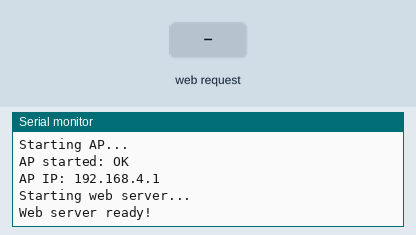
This program was run on a simulated ESP32-C3. Shown: the last lines printed to the serial monitor. The inputs (shaded band) are chosen by the test bench. A WiFi scan finds three made-up networks.

Above: at 3.7 s.
3.8 s: HTTP request GET /scan received
At 5.3 s:
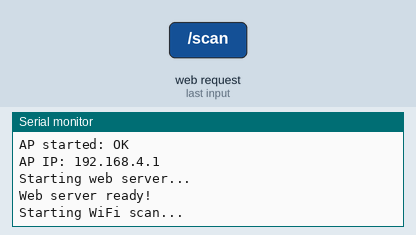
At 6.8 s:
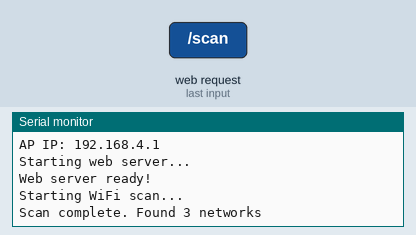

The program:

main.cpp
```cpp
#include <Arduino.h>
#include <WiFi.h>
#include <WebServer.h>

WebServer server(80);

const char index_html[] PROGMEM = R"rawliteral(
<!DOCTYPE html>
<html>
<head>
  <title>ESP32 WiFi Scanner</title>
  <meta charset="utf-8">
  <meta name="viewport" content="width=device-width, initial-scale=1">
  <style>
    body { font-family: Arial, sans-serif; max-width: 800px; margin: 0 auto; padding: 20px; background-color: #f5f5f5; }
    h1 { text-align: center; color: #333; }
    .button-container { text-align: center; margin: 20px 0; }
    button { background-color: #4CAF50; border: none; color: white; padding: 15px 32px; text-align: center; text-decoration: none; display: inline-block; font-size: 16px; cursor: pointer; border-radius: 4px; }
    button:hover { background-color: #45a049; }
    button:disabled { background-color: #cccccc; cursor: not-allowed; }
    table { width: 100%; border-collapse: collapse; margin-top: 20px; background-color: white; }
    th, td { padding: 12px; text-align: left; border-bottom: 1px solid #ddd; }
    th { background-color: #4CAF50; color: white; }
    tr:hover { background-color: #f5f5f5; }
    .status { text-align: center; margin: 10px 0; padding: 10px; border-radius: 4px; }
    .status.scanning { background-color: #fff3cd; color: #856404; }
    .status.done { background-color: #d4edda; color: #155724; }
  </style>
</head>
<body>
  <h1>ESP32 WiFi Scanner</h1>
  <div class="button-container">
    <button id="scanBtn" onclick="startScan()">Scan WiFi Networks</button>
  </div>
  <div id="status" class="status" style="display: none;"></div>
  <table id="resultsTable" style="display: none;">
    <thead>
      <tr>
        <th>SSID</th>
        <th>Signal (dBm)</th>
        <th>Encryption</th>
        <th>Channel</th>
      </tr>
    </thead>
    <tbody id="resultsBody"></tbody>
  </table>
  <script>
    function startScan() {
      var btn = document.getElementById('scanBtn');
      var status = document.getElementById('status');
      var table = document.getElementById('resultsTable');
      var tbody = document.getElementById('resultsBody');
      btn.disabled = true;
      btn.textContent = 'Scanning...';
      status.style.display = 'block';
      status.className = 'status scanning';
      status.textContent = 'Scanning for WiFi networks...';
      table.style.display = 'none';
      tbody.innerHTML = '';
      fetch('/scan')
        .then(response => response.json())
        .then(data => {
          status.className = 'status done';
          status.textContent = 'Found ' + data.networks.length + ' networks';
          if (data.networks.length > 0) {
            var html = '';
            data.networks.forEach(function(network) {
              html += '<tr>';
              html += '<td>' + network.ssid + '</td>';
              html += '<td>' + network.rssi + '</td>';
              html += '<td>' + network.encryption + '</td>';
              html += '<td>' + network.channel + '</td>';
              html += '</tr>';
            });
            tbody.innerHTML = html;
            table.style.display = 'table';
          }
          btn.disabled = false;
          btn.textContent = 'Scan WiFi Networks';
        })
        .catch(function(error) {
          status.textContent = 'Error: ' + error;
          btn.disabled = false;
          btn.textContent = 'Scan WiFi Networks';
        });
    }
  </script>
</body>
</html>
)rawliteral";

String getEncryptionType(wifi_auth_mode_t encryption) {
  switch (encryption) {
    case WIFI_AUTH_OPEN: return "Open";
    case WIFI_AUTH_WEP: return "WEP";
    case WIFI_AUTH_WPA_PSK: return "WPA";
    case WIFI_AUTH_WPA2_PSK: return "WPA2";
    case WIFI_AUTH_WPA_WPA2_PSK: return "WPA/WPA2";
    case WIFI_AUTH_WPA2_ENTERPRISE: return "WPA2-Enterprise";
    case WIFI_AUTH_WPA3_PSK: return "WPA3";
    default: return "Unknown";
  }
}

void handleRoot() {
  server.send(200, "text/html", index_html);
}

void handleScan() {
  Serial.println("Starting WiFi scan...");
  int n = WiFi.scanNetworks(false, true);

  struct NetworkInfo {
    String ssid;
    int rssi;
    String encryption;
    int channel;
  };

  NetworkInfo networks[50];
  int networkCount = 0;

  for (int i = 0; i < n && i < 50; i++) {
    networks[i].ssid = WiFi.SSID(i);
    networks[i].rssi = WiFi.RSSI(i);
    networks[i].encryption = getEncryptionType(WiFi.encryptionType(i));
    networks[i].channel = WiFi.channel(i);
    networkCount++;
  }

  for (int i = 0; i < networkCount - 1; i++) {
    for (int j = 0; j < networkCount - i - 1; j++) {
      if (networks[j].rssi < networks[j + 1].rssi) {
        NetworkInfo temp = networks[j];
        networks[j] = networks[j + 1];
        networks[j + 1] = temp;
      }
    }
  }

  String json = "{\"networks\":[";
  for (int i = 0; i < networkCount; i++) {
    if (i > 0) json += ",";
    json += "{\"ssid\":\"" + networks[i].ssid + "\",";
    json += "\"rssi\":" + String(networks[i].rssi) + ",";
    json += "\"encryption\":\"" + networks[i].encryption + "\",";
    json += "\"channel\":" + String(networks[i].channel) + "}";
  }
  json += "]}";

  Serial.print("Scan complete. Found ");
  Serial.print(n);
  Serial.println(" networks");

  server.send(200, "application/json", json);
}

void setup() {
  Serial.begin(115200);
  delay(500);
  Serial.println("Booting ESP32...");

  delay(500);
  Serial.println("Setting WiFi mode...");
  WiFi.mode(WIFI_AP);
  delay(500);

  Serial.println("Starting AP...");
  bool apResult = WiFi.softAP("ESP32-Scanner");
  Serial.print("AP started: ");
  Serial.println(apResult ? "OK" : "FAILED");

  delay(1000);
  IPAddress IP = WiFi.softAPIP();
  Serial.print("AP IP: ");
  Serial.println(IP);

  Serial.println("Starting web server...");
  server.on("/", handleRoot);
  server.on("/scan", handleScan);
  server.begin();
  Serial.println("Web server ready!");
}

void loop() {
  server.handleClient();
  delay(1);
}
```

Measured:
- after the input at 3.8 s, the serial monitor: prints a new line at once (image 1)
